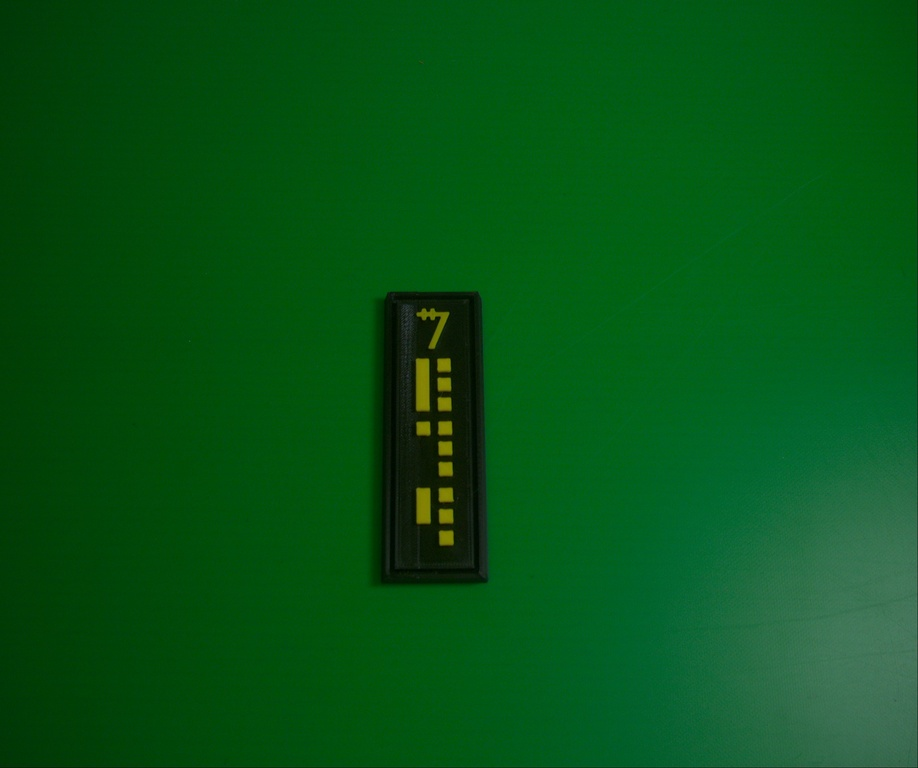
#> input picture Images/Yellow.jpg, 918 x 768 px, shrunk from 2448 x 2048 before the run
$ python match.py
#> lines starting #> are read from the running program, lines starting #| are printed output that depends on the picture; after the words box and inside, x2 and y2 are one past the last pixel; in counts of white or black regions, pixels touching at a corner belong together
import cv2
import numpy as np


# Read offline image
frame = cv2.imread("Images/Yellow.jpg")
#> frame is the input picture: shape (768, 918, 3); mean B, G, R 21.6, 84.4, 5.7
if frame is None:
    raise IOError("Image not loaded")

# --- Brick detection (HSV) ---
hsv = cv2.cvtColor(frame, cv2.COLOR_BGR2HSV)
#> hsv: shape (768, 918, 3); mean H, S, V 65.6, 241.1, 84.4

mask = cv2.inRange(hsv, (0, 0, 0), (180, 255, 80))
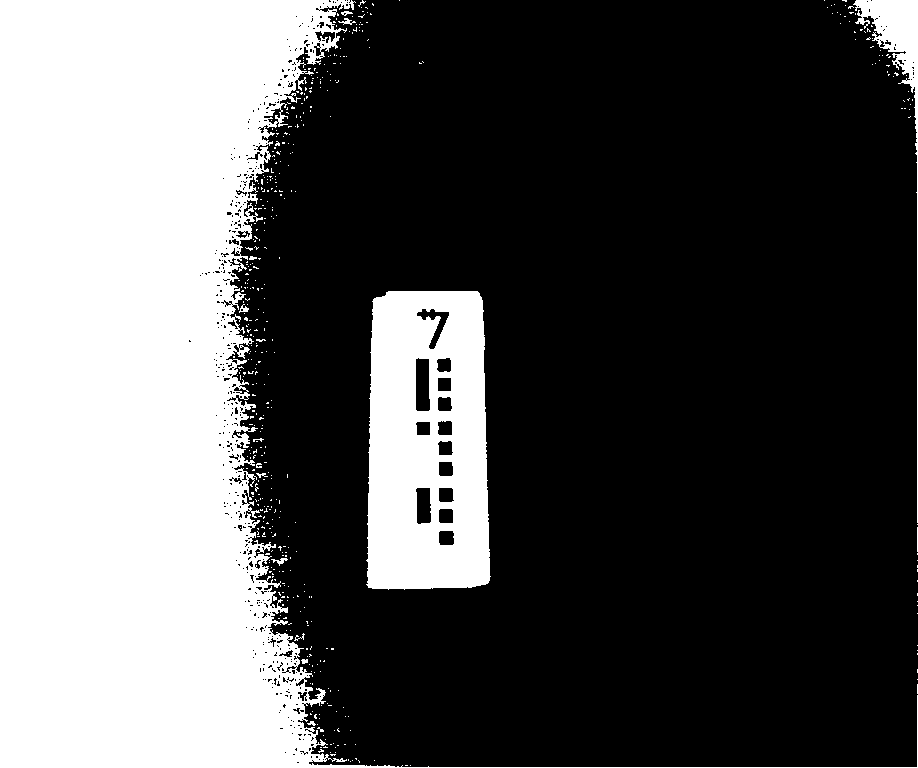
#> mask: shape (768, 918); 34.6% white; 496 white regions (481 under 20 px), largest, box (x1, y1, x2, y2) and area: (0, 0, 918, 768) 207226, (366, 291, 491, 590) 31214, (853, 0, 918, 523) 3591
mask = cv2.morphologyEx(
    mask, cv2.MORPH_CLOSE, np.ones((5, 5), np.uint8)
)
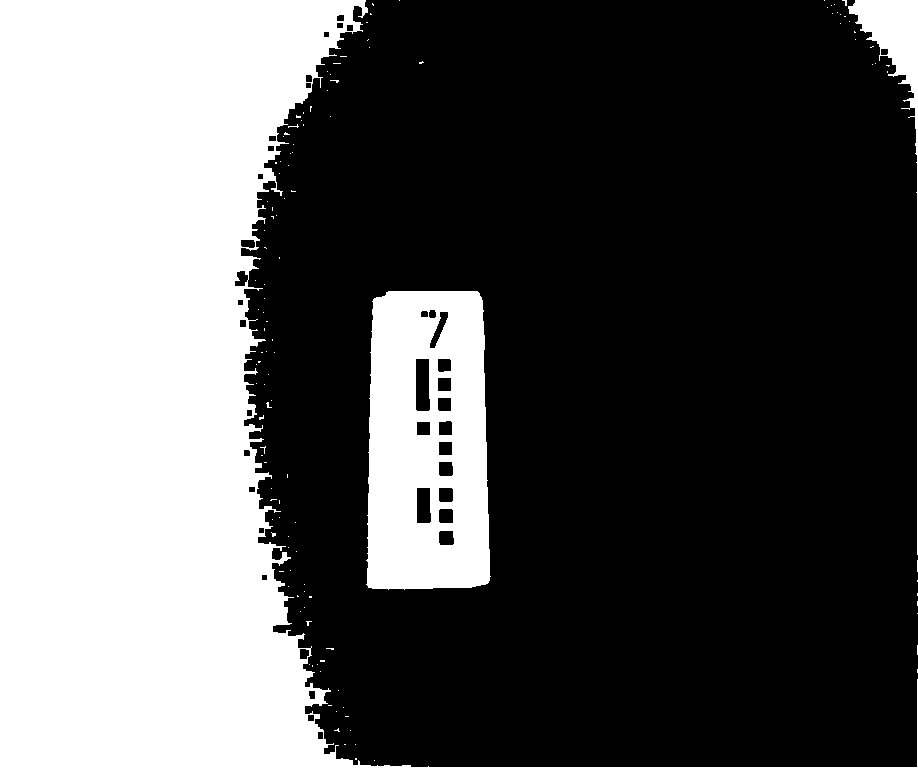
#> mask: shape (768, 918); 35.8% white; 126 white regions (123 under 20 px)

contours, _ = cv2.findContours(
    mask, cv2.RETR_EXTERNAL, cv2.CHAIN_APPROX_SIMPLE
)
#> contours = 126 contours, 123 with area under 20; largest, box (x1, y1, x2, y2) and area: (0, 0, 918, 768) 214950, (366, 291, 491, 590) 34252, (848, 0, 918, 555) 3679


bf = cv2.BFMatcher(cv2.NORM_HAMMING)

coin = None
max_area = 0
for c in contours:
    x, y, w, h = cv2.boundingRect(c)
    if h > w * 2:
        area = w * h
        if area > max_area:
            max_area = area
            coin = (x, y, w, h)
#> this loop made 126 passes
#> (x, y, w, h, area, max_area) on passes 66, 122: (366, 291, 125, 299, 37375, 37375), (848, 0, 70, 555, 38850, 38850)
#> (x, y, w, h) on passes 1, 3, 5, 6, 8, 9: (374, 760, 1, 1), (355, 744, 1, 1), (350, 730, 1, 1), (334, 728, 6, 4), (336, 711, 1, 1), (343, 707, 1, 1)
#> after the loop, max_area = 38850

if coin is None:
    print("Brick not found")
    exit()

# --- Crop brick ---
x, y, w, h = coin
brick_img = frame[y:y+h, x:x+w]
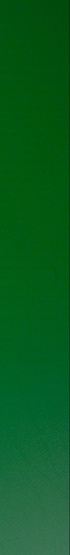
#> brick_img: shape (555, 70, 3); mean B, G, R 31.2, 92.9, 8.9

# --- Split into 4 vertical parts ---
h_part = h // 4
#> h_part = 138
top = brick_img[0:h_part, :]
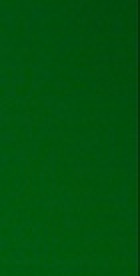
#> top: shape (138, 70, 3) (shown 2 times larger); mean B, G, R 12.5, 81.5, 0.9

# --- Yellow symbol masking ---
top_gray = cv2.cvtColor(top, cv2.COLOR_BGR2GRAY)
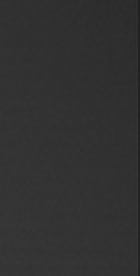
#> top_gray: shape (138, 70) (shown 2 times larger); min 32, max 57, mean 49.5
top_hsv = cv2.cvtColor(top, cv2.COLOR_BGR2HSV)
#> top_hsv: shape (138, 70, 3); mean H, S, V 64.3, 252.3, 81.5

symbol_mask = cv2.inRange(top_hsv, (15, 80, 80), (40, 255, 255))
#> symbol_mask: shape (138, 70); every value is 0


cnt_ref = np.load("symbol_contour.npy", allow_pickle=True)
#> (reads symbol_contour.npy from the repository)

h, w, _ = brick_img.shape
h_part = h // 4

best_score = float("inf")
best_index = -1

for i in range(4):
    region = brick_img[i*h_part:(i+1)*h_part, :]

    hsv = cv2.cvtColor(region, cv2.COLOR_BGR2HSV)
    mask = cv2.inRange(hsv, (15, 80, 80), (40, 255, 255))

    cnts, _ = cv2.findContours(mask, cv2.RETR_EXTERNAL, cv2.CHAIN_APPROX_SIMPLE)
    if not cnts:
        continue

    cnt = max(cnts, key=cv2.contourArea)

    score = cv2.matchShapes(cnt_ref, cnt, cv2.CONTOURS_MATCH_I1, 0)
    print(f"Region {i} score:", score)

    if score < best_score:
        best_score = score
        best_index = i
#> this loop made 4 passes
#> pass 3, `region = brick_img[i*h_part:(i+1)*h_part, :]`:
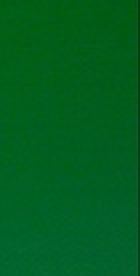
#> region: shape (138, 70, 3) (shown 2 times larger); mean B, G, R 31.6, 94.6, 1.3
#> after the loop: hsv: shape (138, 70, 3); mean H, S, V 73, 181.6, 106.4
#> after the loop:
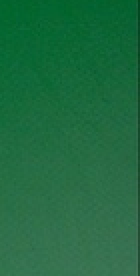
#> region: shape (138, 70, 3) (shown 2 times larger); mean B, G, R 63.9, 106.4, 31.3
#> after the loop, best_index = -1; best_score = inf
